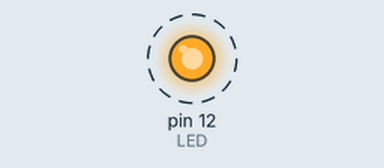
A sketch run on a simulated Arduino Uno, built with avr-gcc and run on an emulated ATmega328P. On the bench: output pins drawn as LEDs (lit = HIGH). Dashed ring = blinking.

Above: at 1.0 s.
Timing chart, 0 to 4.8 s (numbered marks = the images above):
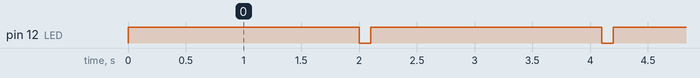

The sketch:

first-led-lighting.ino
```cpp
int LED = 12;

// the setup function runs once when you press reset or power the board
void setup() {
  // initialize digital pin LED_BUILTIN as an output.
  pinMode(LED, OUTPUT);
}

// the loop function runs over and over again forever
void loop() {
  digitalWrite(LED, HIGH);   // turn the LED on (HIGH is the voltage level)
  delay(2000);                       // wait for a second
  digitalWrite(LED, LOW);    // turn the LED off by making the voltage LOW
  delay(100);                       // wait for a second
}
```

Measured:
- by itself, pin 12 (LED): alternates HIGH for 2.0 s and LOW for 0.10 s
